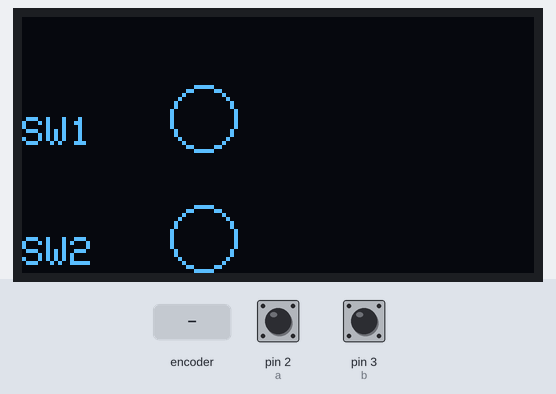
The sketch below on a simulated Arduino Uno, built with avr-gcc and run on an emulated ATmega328P. Shown: 128×64 one-colour display. The inputs (shaded band) are chosen by the test bench; at power-on: pin 2 (a) HIGH, pin 3 (b) HIGH.

Above: at 1.2 s.
1.3 s: rotary encoder on pin 2 (a) / pin 3 (b) turned 3 steps (first pin leading)
At 1.34 s:
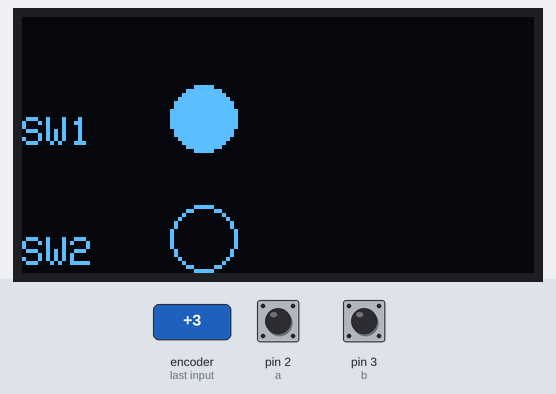
At 1.78 s:
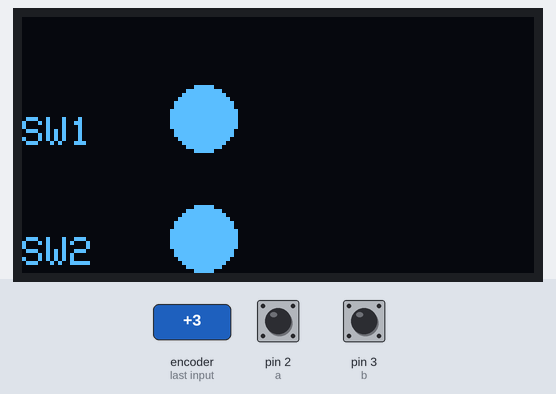
Timing chart, 0 to 4.3 s (numbered marks = the images above; inputs shaded):
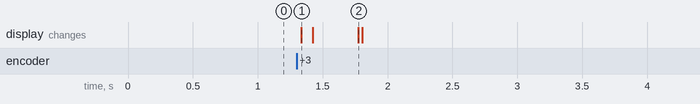

Measured:
- after the input at 1.3 s, the display: changes at once (image 1)

The sketch:

Ex_1.ino
```cpp
#include <SPI.h>
#include <Wire.h>
#include <Adafruit_GFX.h>
#include <Adafruit_SSD1306.h>
#define SCREEN_WIDTH 128 // OLED display width, in pixels
#define SCREEN_HEIGHT 64 // OLED display height, in pixels
// Declaration for an SSD1306 display connected to I2C (SDA, SCL pins)
#define OLED_RESET     -1 // Reset pin # (or -1 if sharing Arduino reset pin)
Adafruit_SSD1306 display(SCREEN_WIDTH, SCREEN_HEIGHT, &Wire, OLED_RESET);

#define a 2
#define b 3

void setup() {
  display.begin(SSD1306_SWITCHCAPVCC, 0x3c); //initialize I2C addr 0x3c
  display.clearDisplay(); // clears the screen and buffer
  display.drawPixel(127, 63, WHITE);

  //display.drawLine(0, 63, 127, 63, WHITE);
  //display.drawCircle(110, 50, 12, WHITE);
  //display.fillCircle(45, 50, 8, WHITE);
  //display.drawTriangle(70, 60, 90, 60, 80, 46, WHITE);
  //display.setTextSize(1);
  //display.setTextColor(WHITE);
  //display.setCursor(0,0);
  //display.println("Welcome");
  //display.setTextSize(2);
  //display.println("KRAI");
  //display.setTextColor(BLACK, WHITE);
  //display.setTextSize(1);
  //display.println("www.krai.io");
  //display.setTextColor(WHITE, BLACK);
         //display.display();

  pinMode(a,INPUT);
  pinMode(b,INPUT);
}

void loop() {
  //clear the display
  // draw the two circles
  //take input from switch
  //check condition and fill the required circle

    display.clearDisplay();
    display.setCursor(0,25);
    display.setTextSize(1);
    display.setTextColor(WHITE);
    display.println("SW1");
    display.setCursor(0,55);
    display.println("SW2");
    display.drawCircle(45, 25, 8, WHITE);
    display.drawCircle(45, 55, 8, WHITE);

  if(digitalRead(a)==0){
    display.fillCircle(45, 25, 8, WHITE);
  }
  if(digitalRead(b)==0){
    display.fillCircle(45, 55, 8, WHITE);
  }
  display.display();
}
```
